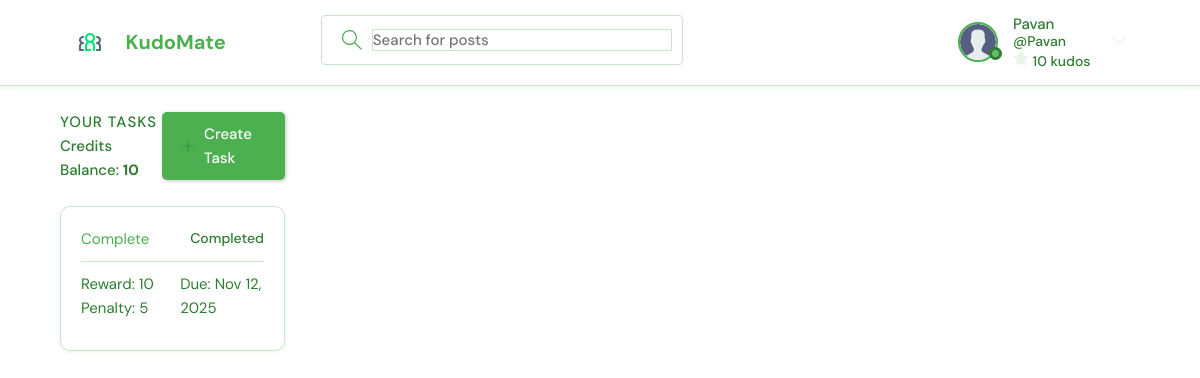
/tasks/ (signed in), run on the app's committed database.
### base/models.py (models this page shows, shortened)
class User(AbstractUser):
    name = models.CharField(max_length=200, null=True)
    email = models.EmailField(unique=True, null=True)
    bio = models.TextField(null=True)
    avatar = models.ImageField(null=True, default="avatar.svg")
    credits = models.IntegerField(default=0)
    USERNAME_FIELD = 'email'
    REQUIRED_FIELDS = ['username']  # email is automatically required by USERNAME_FIELD
    objects = UserManager()

class Task(models.Model):
    owner = models.ForeignKey(User, on_delete=models.CASCADE, related_name='tasks')
    title = models.CharField(max_length=200)
    description = models.TextField(null=True, blank=True)
    due_date = models.DateTimeField(null=True, blank=True)
    completed = models.BooleanField(default=False)
    completed_at = models.DateTimeField(null=True, blank=True)
    reward = models.IntegerField(default=10)
    penalty = models.IntegerField(default=5)
    updated = models.DateTimeField(auto_now=True)
    created = models.DateTimeField(auto_now_add=True)
    class Meta:
        ordering = ['-updated', '-created']

### base/views.py (the view)
# urls.py: path('tasks/', views.task_list, name='tasks'),
@login_required(login_url='login')
def task_list(request):
    tasks = Task.objects.filter(owner=request.user)
    return render(request, 'base/task_list.html', {'tasks': tasks})

### base/templates/base/task_list.html (shortened to what this page needs)
{% extends 'main.html' %}
{% block content %}
<main class="layout layout--3">
  <div class="container">
    <div class="roomList">
      <div class="roomList__header">
        <div>
          <h2>Your Tasks</h2>
          <p>Credits Balance: <span style="color: #71c6dd; font-weight: bold;">{{ request.user.credits }}</span></p>
        </div>
        <a class="btn btn--main" href="{% url 'create-task' %}">
          <svg version="1.1" xmlns="http://www.w3.org/2000/svg" width="32" height="32" viewBox="0 0 32 32">
            <title>add</title>
            <path d="M16.943 0.943h-1.885v14.115h-14.115v1.885h14.115v14.115h1.885v-14.115h14.115v-1.885h-14.115v-14.115z"></path>
          </svg>
          Create Task
        </a>
      </div>
      {% for task in tasks %}
      <div class="roomListRoom">
        <div class="roomListRoom__header">
          <a href="{% url 'task-detail' task.id %}" class="roomListRoom__title">
            {{ task.title }}
          </a>
          <div class="roomListRoom__actions">
            {% if task.completed %}
            <span class="tag tag--pill tag--success">Completed</span>
            {% else %}
            <span class="tag tag--pill tag--warning">In Progress</span>
            {% endif %}
          </div>
        </div>
        <div class="roomListRoom__content">
          <div class="roomListRoom__meta">
            <div>
              <span class="tag tag--pill">Reward: {{ task.reward }}</span>
              <span class="tag tag--pill tag--secondary">Penalty: {{ task.penalty }}</span>
            </div>
            {% if task.due_date %}
            <span>Due: {{ task.due_date|date:"M d, Y" }}</span>
            {% endif %}
          </div>
        </div>
      </div>
      {% empty %}
      <div class="roomListRoom">
        <div class="roomListRoom__content">
          <p>No tasks yet. Create your first task to start earning credits!</p>
        </div>
      </div>
      {% endfor %}
    </div>
  </div>
</main>
{% endblock %}

### templates/navbar.html (shortened to what this page needs)
{% load static %}
<header class="header header--loggedIn">
    <div class="container">
        <a href="{% url 'home' %}" class="header__logo">
            <img src="{% static 'images/logo.svg' %}" />
            <h1>KudoMate</h1>
        </a>
        <form class="header__search" method="GET" action="{% url 'home' %}">
            <label>
                <input name="q" placeholder="Search for posts" />
            </label>
        </form>
        <nav class="header__menu">
            {% if request.user.is_authenticated %}
            <div class="header__user">
                <a href="{% url 'update-user' %}">
                    <div class="avatar avatar--medium active">
                        <img src="{{request.user.avatar.url}}" />
                    </div>
                    <p>
                        {{request.user.username}}
                        <span>@{{request.user.username}}</span>
                        <span class="credits-display">
                            <svg version="1.1" xmlns="http://www.w3.org/2000/svg" width="32" height="32" viewBox="0 0 32 32">
                                <title>star</title>
                                <path d="M16 0l4.9 10.5 11.1 1.6-8 8.2 1.9 11.7-9.9-5.4-9.9 5.4 1.9-11.7-8-8.2 11.1-1.6z"></path>
                            </svg>
                            {{ request.user.credits }} kudos
                        </span>
                    </p>
                </a>
                <button class="dropdown-button">
                    <svg version="1.1" xmlns="http://www.w3.org/2000/svg" width="32" height="32" viewBox="0 0 32 32">
                        <title>chevron-down</title>
                        <path d="M16 21l-13-13h-3l16 16 16-16h-3l-13 13z"></path>
                    </svg>
                </button>
            </div>
            {% else %}
            <a href="{% url 'login' %}">
                <img src="{% static 'images/avatar.svg' %}" />
                <p>Login</p>
            </a>
            {% endif %}
        </nav>
    </div>
</header>

### static/styles/light-theme-override.css (style rules this page uses)
body { background-color: #FFFFFF !important; color: #2E7D32 !important; }
.header { background-color: #FFFFFF !important; border-bottom: 1px solid #C8E6C9 !important; box-shadow: 0 2px 4px rgba(76, 175, 80, 0.1) !important; }
.header__logo h1 { color: #4CAF50 !important; }
.roomListRoom, .activities, .layout__box, .room { background-color: #FFFFFF !important; border: 1px solid #C8E6C9 !important; box-shadow: 0 2px 4px rgba(76, 175, 80, 0.1) !important; }
.header__search > label { background-color: #FFFFFF !important; border: 1px solid #C8E6C9 !important; }
.header__search input { color: #2E7D32 !important; }
h1, h2, h3, h4, h5, h6, p, span { color: #2E7D32 !important; }
a { color: #4CAF50 !important; }
.btn--main { background-color: #4CAF50 !important; color: #FFFFFF !important; }
input, textarea, select { background-color: #FFFFFF !important; border: 1px solid #C8E6C9 !important; color: #2E7D32 !important; }
[class*="__box"], [class*="__header"], [class*="__content"] { background-color: #FFFFFF !important; }
* { color: #2E7D32; }

### data on the page
User: user.avatar (placeholder picture), user.username "Pavan", user.credits "10"
Task: title "Complete", completed "Completed", reward "10", penalty "5", due_date "Nov 12, 2025"
